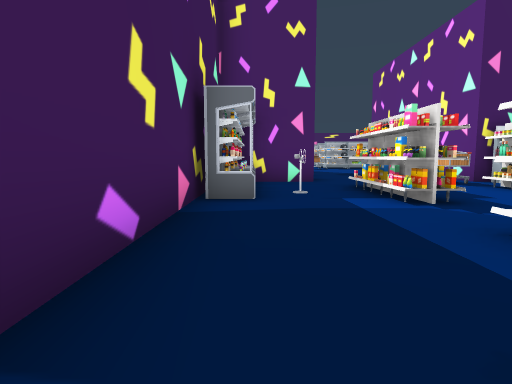
view 1 (above)

24 first-person views from a walk through a 3-D level made in the Unity game engine. The camera is 1.2 m above the floor, tilts 6° down and sees 75° across. The floor is counted in squares, 2 m on a side. Each view is taken from the middle of a square. On the plan, view 1 faces up. The plan holds only what a view shows up to about 10 squares ahead; the rest is blank. The place goes on beyond the plan. The player is left out. Some animated figures are left out. Some surface patterns are stand-ins.

view 2
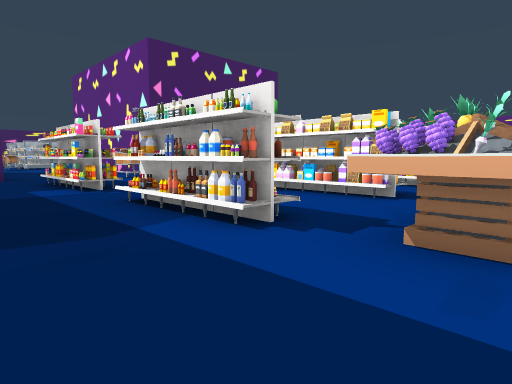

view 3
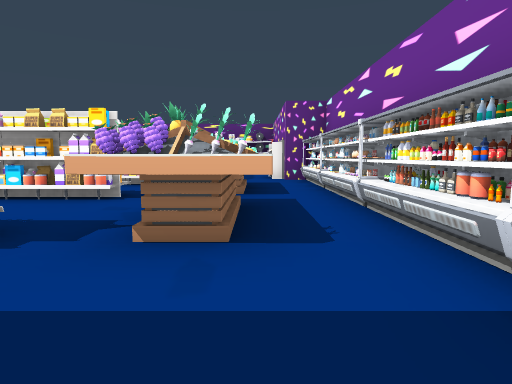

view 4
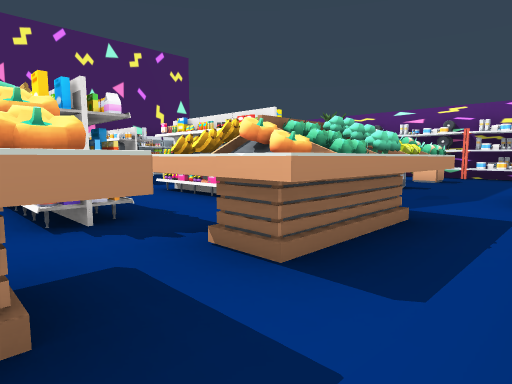

view 5
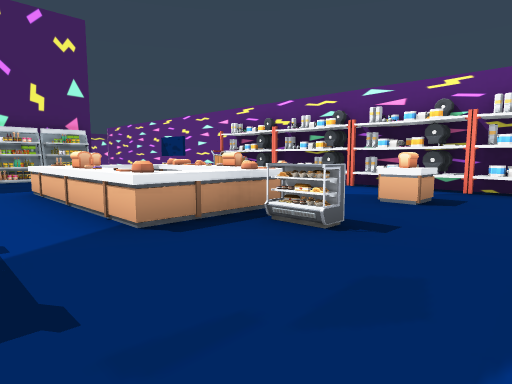

view 6
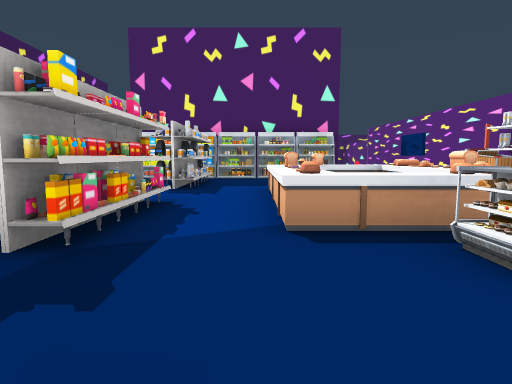

view 7
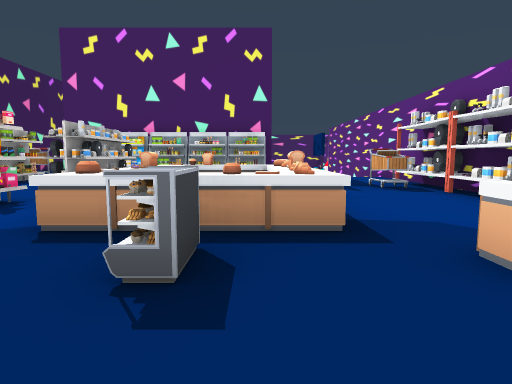

view 8
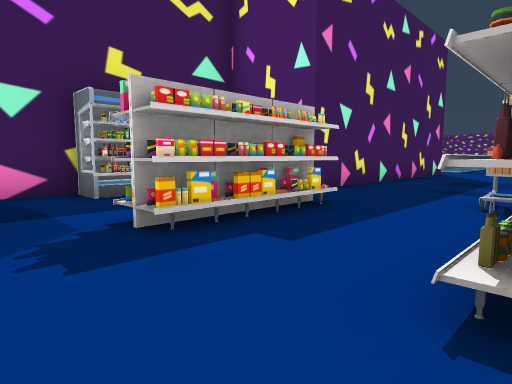

view 9
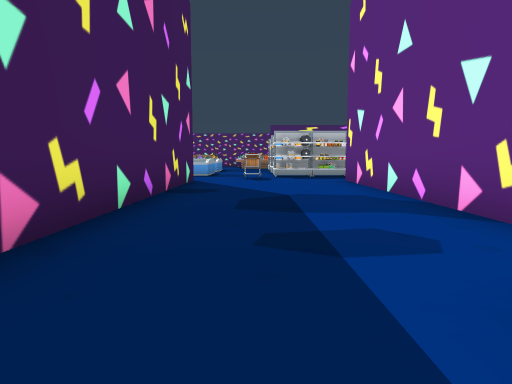

view 10
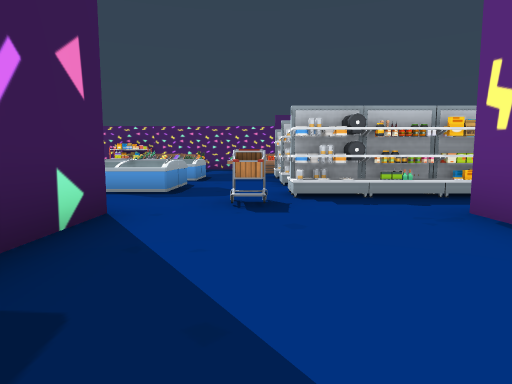

view 11
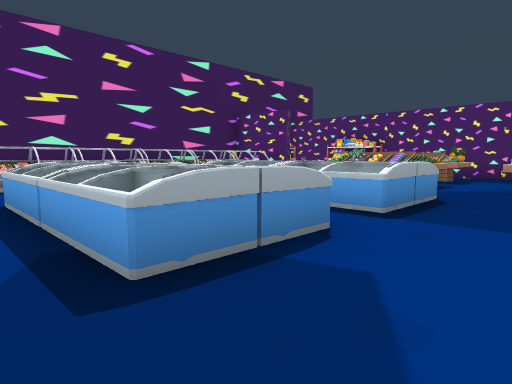

view 12
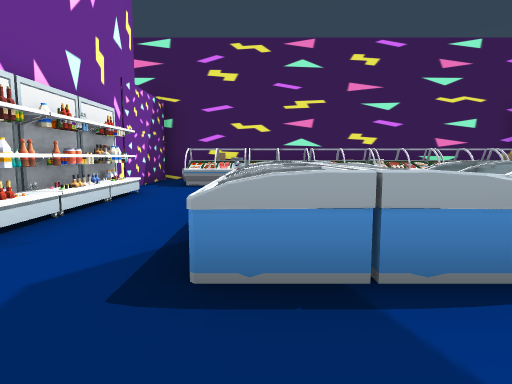

view 13
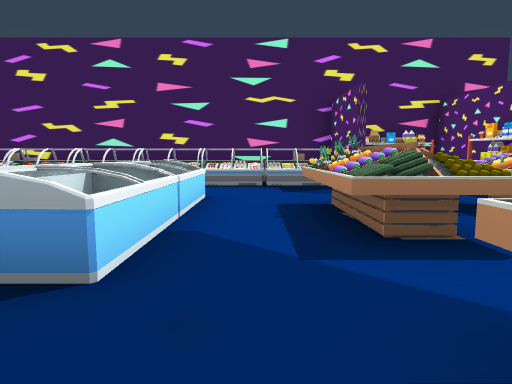

view 14
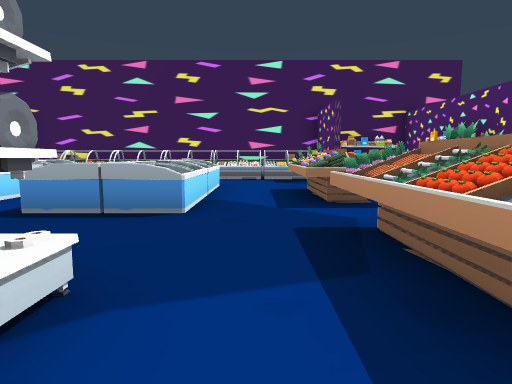

view 15
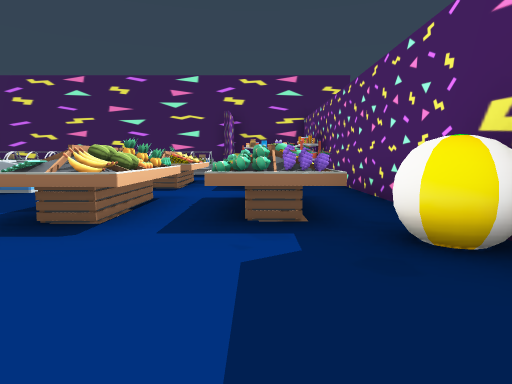

view 16
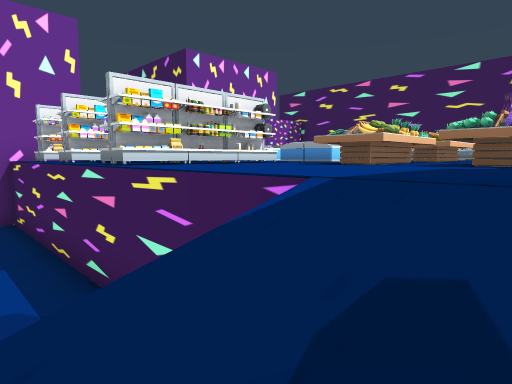

view 17
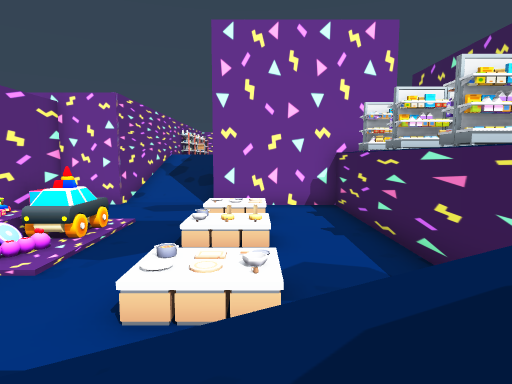

view 18
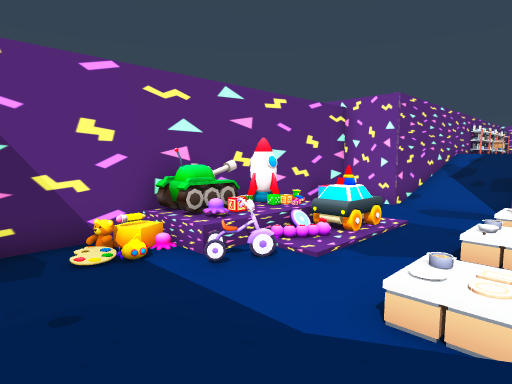

view 19
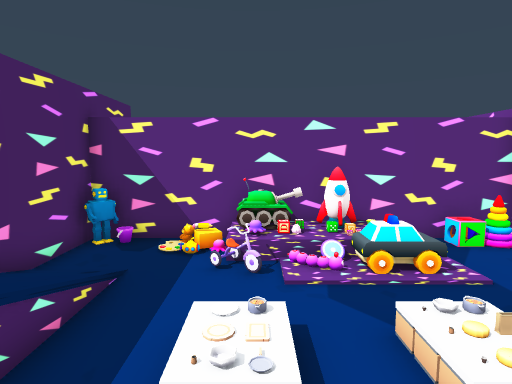

view 20
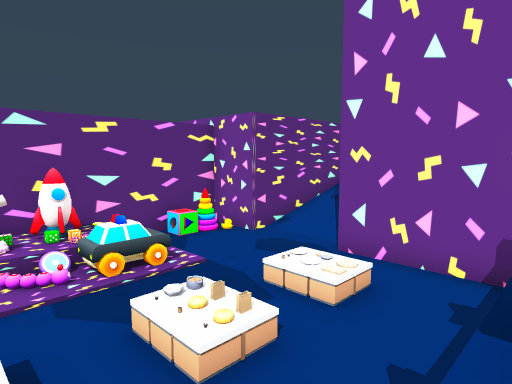

view 21
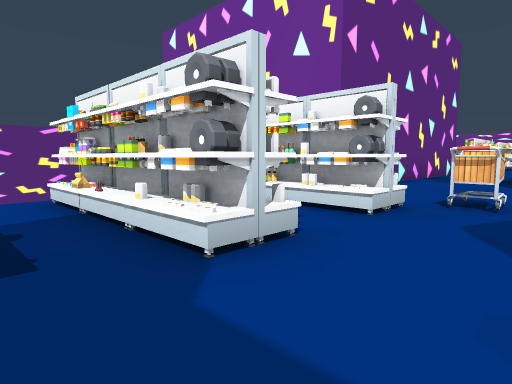

view 22
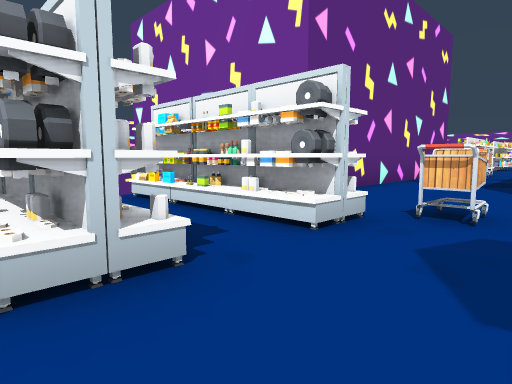

view 23
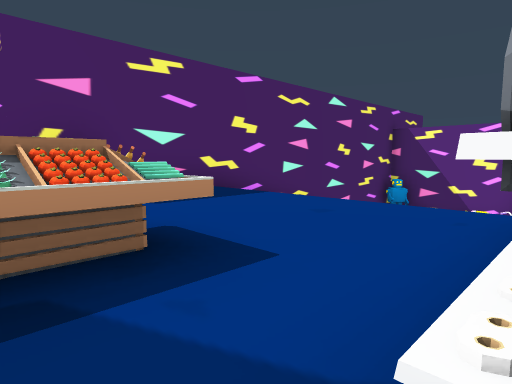

view 24
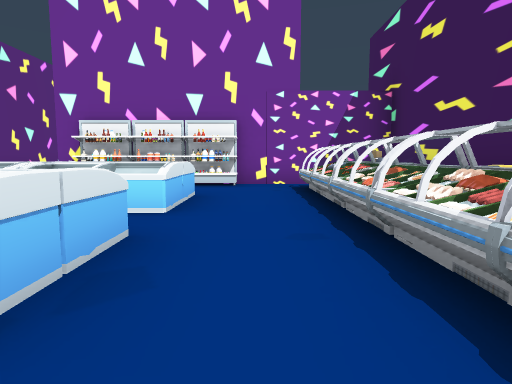

### Floor plan
Key: @ floor where view 1 was taken; # wall or solid block; . main floor; - floor 3.5 m lower than the main floor; / step, stairs or slope; ^ raised ledge; O other object.
Columns run from 6 left of view 1 to 17 right of it. Each row starts with its distance up from view 1.
 28 ########################
 27  OO .......O..//////-OO#
 26  O  .OO.OOO...//////---#
 25 ### ..........  ------O#
 24 #OO..OO.OOO...  ----OOO#
 23 #OO.........O.--OO--OOO^
 22 # O.OOOO..OOOO-----//OO^
 21 # O.OOOO......--OO-/OOO^
 20 #OO........O..--OO-/OO^^
 19 #OO.OOOO..O   -----/-  #
 18 # O.OOOO......--OO-----#
 17 #OO.......OO  --------O#
 16 #...O O..O....------- O#
 15 ####   #....######--   #
 14        #....#
 13        #....#
 12        #....#
 11        #....#
 10        #....#
  9        #....#
  8       ##...OOOO#OO  .#
  7       O.....  ...   .#
  6      #OOO..O.O...  ..#
  5      #O.O..O.O..  OOOO
  4      #...... ...OO...#
  3      #...... ...OO...O
  2      #..O..O.O..OO...#
  1      #..O..O.O..OO...#
  0       @.O..O.O...O.O.O
 -1       ..OOO.OO.......#
 -2       ..OOO.OO.......O
 -3       OOOO.O.OO#O
 -4         ########

Positions as (right, up) in squares from view 1, and headings:
1: (0, 0), facing up
2: (0, -2), facing up-right
3: (0, -2), facing right
4: (4, -3), facing up-right
5: (8, -2), facing up-right
6: (9, -2), facing up
7: (11, -2), facing up
8: (5, 3), facing up-left
9: (3, 7), facing up
10: (3, 12), facing up
11: (3, 17), facing up-left
12: (3, 18), facing left
13: (3, 23), facing left
14: (5, 23), facing left
15: (7, 26), facing left
16: (9, 27), facing down-left
17: (10, 27), facing down
18: (10, 27), facing down-right
19: (7, 23), facing right
20: (7, 23), facing down-right
21: (2, 21), facing down-right
22: (2, 20), facing down-right
23: (3, 22), facing up-right
24: (-3, 23), facing down
